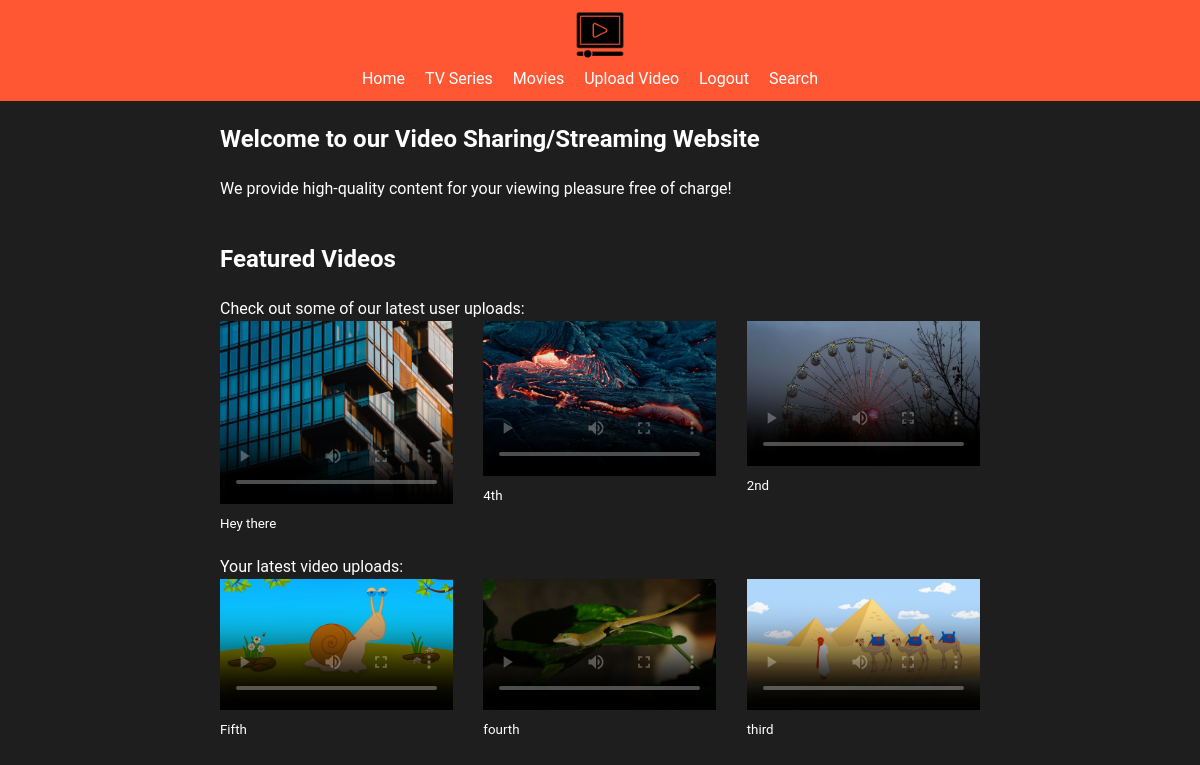
/index.php (signed in), run on the app's committed database.
### tables this page shows
CREATE TABLE `featured_videos` (
  `id` int(11) NOT NULL,
  `title` varchar(255) NOT NULL,
  `description` text DEFAULT NULL,
  `video_url` varchar(255) NOT NULL,
  `thumbnail_url` varchar(255) DEFAULT NULL,
  `category` varchar(100) DEFAULT NULL,
  `created_at` timestamp NOT NULL DEFAULT current_timestamp(),
  `user_id` int(11) NOT NULL
);

### index.php (the view, shortened to what this page needs)
<!DOCTYPE html>
<html lang="en">
<head>
    <link rel="stylesheet" href="style.css">
</head>
<body>
    <header>
        <a href="index.php"><img src="images/logo.png" alt="Logo" id="logo"></a>
        <nav class="desktop_menu">
            <ul>
                <li><a href="index.php">Home</a></li>
                <li><a href="tv_series.php">TV Series</a></li>
                <li><a href="movies.php">Movies</a></li>
                <?php
                if (isset($_SESSION['username'])) {
                    echo "<li><a href='upload.php'>Upload Video</a></li>";
                    echo "<li><a href='logout.php'>Logout</a></li>";
                }
                else {
                    echo  "<li><a href='login.php'>Login</a></li>";
                    }
                ?>
                <li><a href="search.php">Search</a></li>
            </ul>
        </nav>
    </header>
    <main>
        <section>
            <h1>Welcome to our Video Sharing/Streaming Website</h1>
            <p>We provide high-quality content for your viewing pleasure free of charge!</p>
        </section>
        <section>
            <h2>Featured Videos</h2>
            <p>Check out some of our latest user uploads:</p>
            <article>
                <?php
                $servername = "localhost";
                $username = "root";
                $password = "";
                $dbname = "webpage_for_video_sharing";
                $conn = new mysqli($servername, $username, $password, $dbname);
                $sql_featured = "SELECT * FROM featured_videos ORDER BY created_at DESC LIMIT 3";
                $result_featured = $conn->query($sql_featured);
                echo "<ul class='featured-videos' id='general_featured_videos'>";
                if ($result_featured->num_rows > 0) {
                    while ($row = $result_featured->fetch_assoc()) {
                        echo "<li class='slide'><video controls poster='" . $row["thumbnail_url"] . "'>";
                        echo "<source src='" . $row["video_url"] . "' type='video/mp4'>";
                        echo "<source src='" . $row["video_url"] . "' type='video/webm'>";
                        echo "</video><small>" . htmlspecialchars($row["title"]) . "</small></li>";
                    }
                } else {
                    echo "<p>No featured videos available.</p>";
                }
                echo "</ul>";
                if (isset($_SESSION['user_id'])) {
                    echo "<p>Your latest video uploads:</p>";
                    $user_id = $_SESSION['user_id'];
                    $sql_user_uploads = "SELECT * FROM featured_videos WHERE user_id = ? ORDER BY created_at DESC LIMIT 3";
                    $stmt_user_uploads = $conn->prepare($sql_user_uploads);
                    $stmt_user_uploads->bind_param("i", $user_id);
                    $stmt_user_uploads->execute();
                    $result_user_uploads = $stmt_user_uploads->get_result();
                    echo "<ul class='featured-videos user-uploads' id='user_uploads_videos'>";
                    if ($result_user_uploads->num_rows > 0) {
                        while ($row = $result_user_uploads->fetch_assoc()) {
                            echo "<li class='slide'><video controls poster='" . $row["thumbnail_url"] . "'>";
                            echo "<source src='" . $row["video_url"] . "' type='video/mp4'>";
                            echo "<source src='" . $row["video_url"] . "' type='video/webm'>";
                            echo "</video><small>" . htmlspecialchars($row["title"]) . "</small></li>";
                        }
                    } else {
                        echo "<p>You haven't uploaded any videos yet.</p>";
                    }
                    echo "</ul>";
                }
                ?>
            </article>
        </section>
    </main>
</body>
</html>

### style.css (style rules this page uses)
* { box-sizing: border-box; margin: 0; padding: 0; }
body { font-family: 'Roboto', sans-serif; line-height: 1.5; color: #FFFFFF; background-color: rgb(30, 30, 30); }
header { background-color: #FF5733; padding: 10px; text-align: center; }
nav ul { list-style: none; display: flex; justify-content: center; }
nav li { margin-right: 20px; }
nav a { text-decoration: none; color: #FFFFFF; }
main { max-width: 800px; margin: 0 auto; padding: 20px; }
h1, h2, h3 { margin-bottom: 20px; }
section { margin-bottom: 40px; }
#logo { height: 50px; width: 50px; }
.desktop_menu ul, .mobile_menu ul { list-style: none; display: flex; justify-content: center; }
.desktop_menu li, .mobile_menu li { margin-right: 20px; }
.desktop_menu a, .mobile_menu a { text-decoration: none; color: #FFFFFF; }
.featured-videos, .featured-videos_2 { list-style: none; display: flex; justify-content: space-between; margin-bottom: 20px; }
.featured-videos li, .featured-videos_2 li { width: calc(33.33% - 20px); }
.featured-videos_2 li:last-child, .featured-videos li:last-child { margin-right: 0; }
.featured-videos video, .featured-videos_2 video { width: 100%; height: auto; }

### data on the page
featured_videos: title "Hey there"
featured_videos: title "4th"
featured_videos: title "2nd"
featured_videos: title "Fifth"
featured_videos: title "fourth"
featured_videos: title "third"
